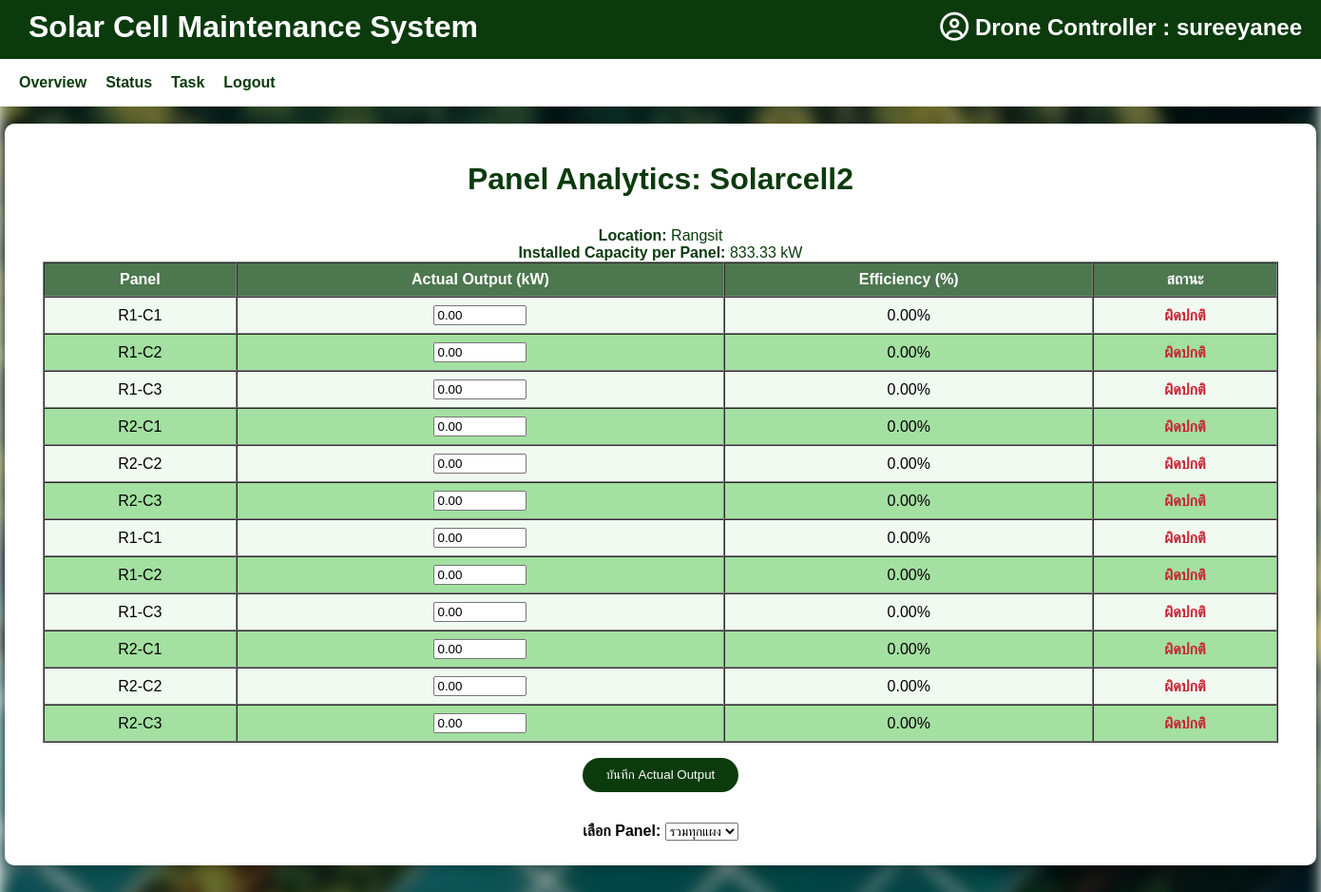
The page /accounts/dashboard/data-analyst/analytics/3/ (signed in) on the database its author committed.
### accounts/models.py (models this page shows, shortened)
class CustomUser(AbstractUser):
    ROLE_CHOICES = [
        ("site_admin", "Site Admin"),     # ผู้ดูแลเว็บไซต์
        ("plant_owner", "Plant Owner"),
        ("data_analyst", "Data Analyst"),
        ("drone_controller", "Drone Controller"),
    ]
    role = models.CharField(max_length=20, choices=ROLE_CHOICES, default="plant_owner")

### plant/models.py (models this page shows, shortened)
class SolarPlant(models.Model):
    name = models.CharField(max_length=255, verbose_name="ชื่อโรงไฟฟ้า")
    location = models.CharField(max_length=255, verbose_name="ที่ตั้งโรงไฟฟ้า")
    latitude = models.FloatField(verbose_name="ละติจูด", null=True, blank=True)
    longitude = models.FloatField(verbose_name="ลองจิจูด", null=True, blank=True)
    owner = models.ForeignKey(
        settings.AUTH_USER_MODEL,
        on_delete=models.CASCADE,
        related_name='plants',
        verbose_name="เจ้าของโรง"
    )
    installed_capacity_kw = models.DecimalField(
        max_digits=10, decimal_places=2,
        null=True, blank=True,
        verbose_name="กำลังการผลิต (kW)"
    )
    description = models.TextField(blank=True, verbose_name="รายละเอียดเพิ่มเติม")
    created_at = models.DateTimeField(auto_now_add=True)
    data_analyst = models.ForeignKey(
        settings.AUTH_USER_MODEL,
        on_delete=models.SET_NULL,
        null=True, blank=True,
        limit_choices_to={'role': 'data_analyst'},
        related_name='assigned_analyst_plants',
        verbose_name="นักวิเคราะห์ข้อมูล"
    )
    drone_controller = models.ForeignKey(
        settings.AUTH_USER_MODEL,
        on_delete=models.SET_NULL,
        null=True, blank=True,
        limit_choices_to={'role': 'drone_controller'},
        related_name='assigned_drone_plants',
        verbose_name="ผู้ควบคุมโดรน"
    )

### accounts/views.py (the view, shortened to what this page needs)
# urls.py: path('dashboard/data-analyst/analytics/<int:plant_id>/', panel_analytics_view, name='panel_analytics'),
@login_required
def panel_analytics_view(request, plant_id):
    plant = get_object_or_404(SolarPlant, id=plant_id)
    panels = SolarPanel.objects.filter(row__zone__plant=plant).select_related('row')
    num_panels = panels.count()
    installed_per_panel = float(plant.installed_capacity_kw) / num_panels if num_panels and plant.installed_capacity_kw else 0
    panel_data = []
    panel_choices = []
    for panel in panels:
        actual = float(panel.actual_output_kw) if panel.actual_output_kw is not None else 0
        efficiency = (actual / installed_per_panel * 100) if installed_per_panel else 0
        panel_data.append({
            'panel': f"R{panel.row.row_number}-C{panel.column_number}",
            'panel_id': panel.id,
            'actual_output_kw': actual,
            'efficiency': efficiency,
        })
        panel_choices.append({'id': panel.id, 'name': f"R{panel.row.row_number}-C{panel.column_number}"})
    logs = PanelOutputLog.objects.filter(panel__row__zone__plant=plant)
    if logs.exists():
        time_eff = {}
        for log in logs.order_by('timestamp'):
            t = log.timestamp.strftime('%Y-%m-%d %H:%M')
            if t not in time_eff:
                time_eff[t] = {'actual_sum': 0, 'count': 0}
            time_eff[t]['actual_sum'] += float(log.output_kw)
            time_eff[t]['count'] += 1
        efficiency_by_time = []
        for t, v in time_eff.items():
            installed_sum = installed_per_panel * v['count']
            eff = (v['actual_sum'] / installed_sum * 100) if installed_sum else 0
            efficiency_by_time.append({'timestamp': t, 'efficiency': eff})
        panel_eff_by_time = {}
        for panel in panels:
            logs = panel.output_logs.order_by('timestamp')
            panel_eff_by_time[panel.id] = [
                {
                    'timestamp': log.timestamp.strftime('%Y-%m-%d %H:%M'),
                    'efficiency': (float(log.output_kw) / installed_per_panel * 100) if installed_per_panel else 0
                }
                for log in logs
            ]
    else:
        now = datetime.now()
        efficiency_by_time = []
        panel_eff_by_time = {}
        for i in range(7, 0, -1):
            ts = (now - timedelta(days=i)).strftime('%Y-%m-%d %H:%M')
            eff = sum(p['efficiency'] for p in panel_data) / len(panel_data) if panel_data else 0
            efficiency_by_time.append({'timestamp': ts, 'efficiency': eff})
        for idx, panel in enumerate(panels):
            panel_eff_by_time[panel.id] = [
                {
                    'timestamp': (now - timedelta(days=i)).strftime('%Y-%m-%d %H:%M'),
                    'efficiency': float(panel_data[idx]['efficiency']) if len(panel_data) > idx else 0
                }
                for i in range(7, 0, -1)
            ]
    normal_count = sum(1 for p in panel_data if p['efficiency'] >= 80)
    medium_count = sum(1 for p in panel_data if 50 <= p['efficiency'] < 80)
    abnormal_count = sum(1 for p in panel_data if p['efficiency'] < 50)
    context = {
        'plant': plant,
        'panel_data': panel_data,
        'installed_per_panel': installed_per_panel,
        'efficiency_by_time': json.dumps(efficiency_by_time),
        'panel_eff_by_time': json.dumps(panel_eff_by_time),
        'panel_choices': panel_choices,
        'normal_count': normal_count,
        'medium_count': medium_count,
        'abnormal_count': abnormal_count,
    }
    return render(request, 'dashboard/panel_analytics.html', context)

### templates/dashboard/panel_analytics.html (shortened to what this page needs)
{% extends 'dash.html' %}
{% load static %}
{% block content %}
<h1 style="font-size:2rem; font-weight:bold; color:#0b3b0d; margin-bottom: 1em;">Panel Analytics: {{ plant.name }}</h1>
<p><b>Location:</b> {{ plant.location }}</p>
<p><b>Installed Capacity per Panel:</b> {{ installed_per_panel|floatformat:2 }} kW</p>
<form method="post" style="margin-bottom: 32px;">
  <table border="1" cellpadding="8" cellspacing="0" style="width:100%; background:white; color:black; min-width:500px;">
    <thead style="background:#0b3b0d; color:white;">
      <tr>
        <th>Panel</th>
        <th>Actual Output (kW)</th>
        <th>Efficiency (%)</th>
        <th>สถานะ</th>
      </tr>
    </thead>
    <tbody>
      {% for p in panel_data %}
      <tr>
        <td>{{ p.panel }}</td>
        <td>
          <input type="number" step="0.01" name="actual_output_{{ p.panel_id }}" value="{{ p.actual_output_kw|floatformat:2 }}" style="width:90px;">
        </td>
        <td>{{ p.efficiency|floatformat:2 }}%</td>
        <td>
          {% if p.efficiency >= 80 %}
            <span style="color: #218838; font-weight: bold;">ปกติ</span>
          {% elif p.efficiency >= 50 %}
            <span style="color: #856404; font-weight: bold;">ปานกลาง</span>
          {% else %}
            <span style="color: #c82333; font-weight: bold;">ผิดปกติ</span>
          {% endif %}
        </td>
      </tr>
      {% empty %}
      <tr><td colspan="4">No panel data available.</td></tr>
      {% endfor %}
    </tbody>
  </table>
  <button type="submit" class="btn-green" style="margin-top:16px;">บันทึก Actual Output</button>
</form>
<div style="margin: 32px 0;">
  <label for="panelSelect"><b>เลือก Panel:</b></label>
  <select id="panelSelect">
    <option value="all">รวมทุกแผง</option>
  </select>
</div>
{% endblock %}

### templates/dash.html (shortened to what this page needs)
{% load static %}
<!DOCTYPE html>
<html lang="en">
<head>
    <link rel="stylesheet" href="{% static 'css/style.css' %}">
    <link rel="stylesheet" href="https://cdnjs.cloudflare.com/ajax/libs/font-awesome/6.5.0/css/all.min.css">
</head>
<body class="dash">
    <header>
    <div class="header-top">
        <h1>Solar Cell Maintenance System</h1>
        <h2 class="user-info" style="position: absolute; top: 15px; right: 20px; font-weight: bold; color: white;">
            <i class="fa-regular fa-circle-user fa-lg" style="color: #ffffff;"></i> {{ request.user.get_role_display|default:request.user.role|capfirst }} : {{ request.user.username }}
        </h2>
    </div>
    {% block navbar %}
    <nav class="navbar">
        {% if request.user.role == 'plant_owner' %}
            {% include 'navbars/navbar_plant_owner.html' %}
        {% elif request.user.role == 'data_analyst' %}
            {% include 'navbars/navbar_data_analyst.html' %}
        {% elif request.user.role == 'drone_controller' %}
            {% include 'navbars/navbar_drone_controller.html' %}
        {% endif %}
    </nav>
    {% endblock %}
    </header>
    <div class="{% block class_name %}dash-container{% endblock %}">
        {% block content %}
        {% endblock %}
    </div>
</body>
</html>

### static/css/style.css (style rules this page uses)
body.dash { position: relative; margin: 0; padding: 0; min-height: 100vh; font-family: 'Arial', sans-serif; }
body.dash::before { content: ''; position: fixed; pointer-events: none; top: 0; left: 0; width: 100%; height: 100%; background-image: url("/static/images/solar-bg.jpg"); background-size: cover; background-position: center; background-repeat: no-repeat; filter: blur(8px) brightness(0.7); z-index: -1; }
.dash header { background-color: rgb(11, 59, 13); display: flex; flex-direction: column; align-items: stretch; padding: 0; position: fixed; top: 0; left: 0; width: 100%; z-index: 1000; box-shadow: 0px 2px 5px rgba(0, 0, 0, 0.1); }
.header-top { display: flex; justify-content: space-between; align-items: center; padding: 10px 30px; background-color: rgb(11, 59, 13); color: white; }
.navbar { background-color: rgb(255, 255, 255); color: rgb(11, 59, 13); display: flex; justify-content: flex-start; padding: 5px 20px; align-items: center; margin: 0; position: relative; top: 5px; width: 100%; height: 40px; }
.dash-container { width: 1300px; height: 700px; background: rgb(255, 255, 255); padding: 40px; border-radius: 10px; text-align: center; margin: 130px auto 40px auto; box-shadow: 0 4px 10px rgba(0, 0, 0, 0.2); overflow: auto; }
.dash h1 { color: rgb(255, 255, 255); margin: 0; }
.dash h2 { color: rgb(11, 59, 13); margin: 0; }
.dash p { color: rgb(11, 59, 13); margin: 0; }
.btn-green { text-decoration: none; padding: 10px 25px; border-radius: 25px; background: #0b3b0d; color: white; border: none; cursor: pointer; text-decoration: none; }
table tr:nth-child(even) { background-color: #a3e0a1; }
table tr:nth-child(odd) { background-color: #d4f0d454; }
td, th { text-align: center; vertical-align: middle; }

### rows shown on the page
CustomUser: user.role "Drone Controller", user.username "sureeyanee"
SolarPlant: name "Solarcell2", location "Rangsit"

### other values the page prints
{{ installed_per_panel|floatformat:2 }} "833.33"
{{ p.panel }} "R1-C1" "R1-C2" "R1-C3" "R2-C1" "R2-C2" "R2-C3" "R1-C1" "R1-C2" "R1-C3" "R2-C1" "R2-C2" "R2-C3"
{{ p.efficiency|floatformat:2 }} "0.00" "0.00" "0.00" "0.00" "0.00" "0.00" "0.00" "0.00" "0.00" "0.00" "0.00" "0.00"
